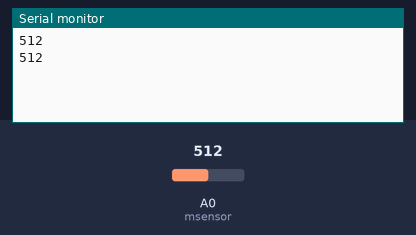
Recording of a sketch running on a simulated Arduino Uno, built with avr-gcc and run on an emulated ATmega328P. On the bench: the last lines printed to the serial monitor. The inputs (shaded band) are chosen by the test bench; at power-on: A0 (msensor) = 512.

Above: at 1.8 s.
1.9 s: A0 (msensor) set to 716
At 2.5 s:
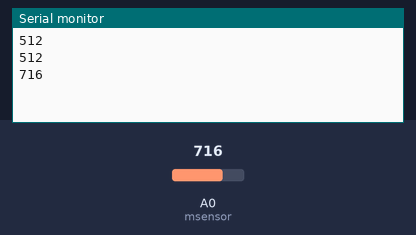
3.4 s: A0 (msensor) set to 900
At 4.8 s:
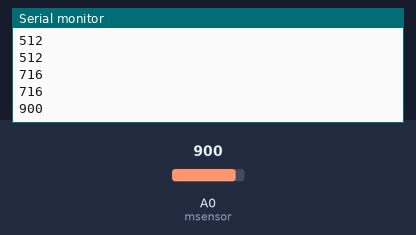
Timing chart, 0 to 6.4 s (numbered marks = the images above; inputs shaded):
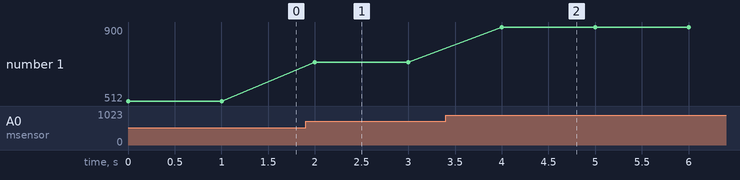

Measured:
- after the input at 1.9 s, the serial monitor: prints a new line after 0.10 s (image 1)
- after the input at 3.4 s, the serial monitor: prints a new line after 0.60 s (image 2)
- plotted number 1: 512 → 716 after the input at 1.9 s, 716 → 900 after the input at 3.4 s

The sketch:

arduino.ino
```cpp
int msensor = A0; // moisture sensor is connected with the analog pin A0 of the Arduino
int msvalue = 0; // moisture sensor value

void setup() {
  Serial.begin(9600);
  pinMode(msensor, INPUT);
}

void loop() {
  msvalue = analogRead(msensor);
  Serial.println(msvalue);
  delay(1000);
}
```
